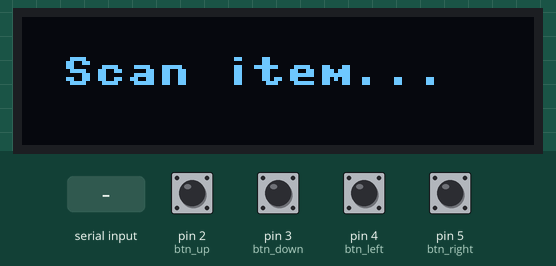
Recording of a program running on a simulated MicroPython board. Shown: 128×32 one-colour display. The test bench sets the inputs (shaded band); at power-on: pin 2 (btn_up), pin 3 (btn_down), pin 4 (btn_left), pin 5 (btn_right) HIGH. Files the program writes start out absent; library files of the repository ran but are not shown: ssd1306.py; what the program prints to the serial console is not drawn.

Above: at 1.2 s.
1.3 s: "WAIT_SCAN\n" received over the second serial link
At 2.9 s:
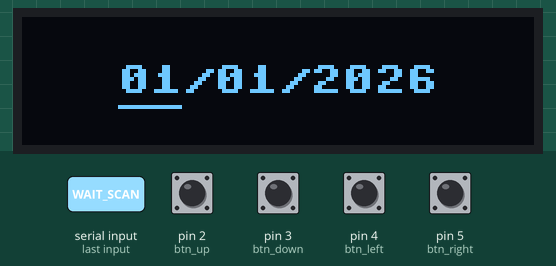
3.9 s: pin 4 (btn_left) pulled LOW for 0.15 s
At 5.0 s:
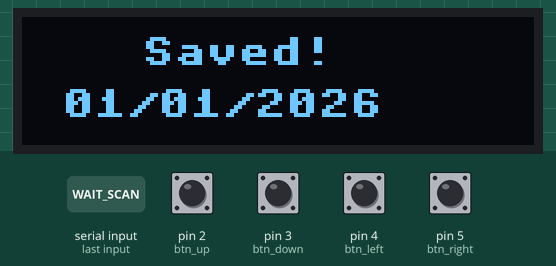
7.0 s: "DATE_INPUT\n" received over the second serial link
At 7.8 s:
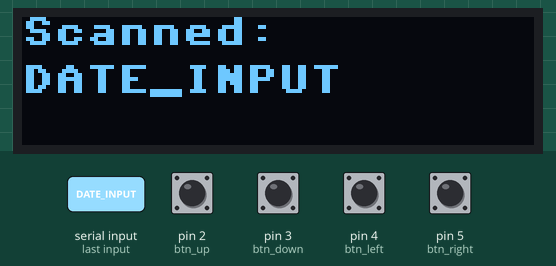
9.6 s: pin 2 (btn_up) pulled LOW for 1 s
At 11.1 s:
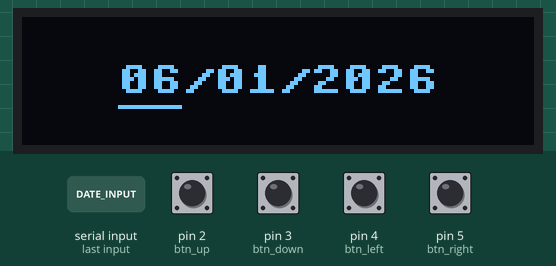
12.1 s: pin 5 (btn_right) pulled LOW for 0.15 s
At 13.2 s:
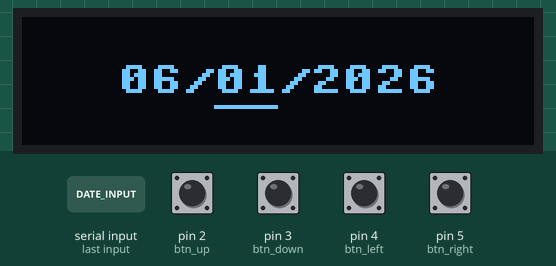
13.8 s: pin 3 (btn_down) pulled LOW for 0.15 s
At 15.4 s:
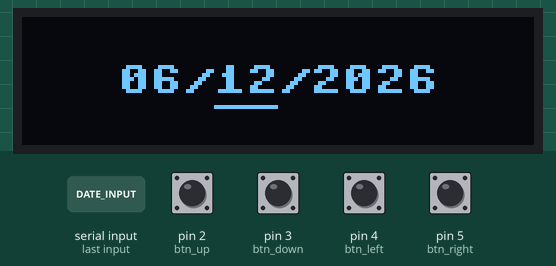
Timing chart, 0 to 16.5 s (numbered marks = the images above; inputs shaded):
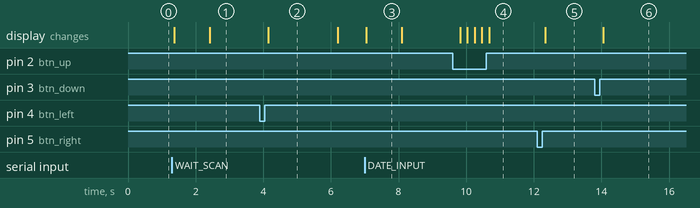

The program:

main.py
```python
from machine import Pin, I2C, UART
import ssd1306
import time

# ---- SETUP ----
i2c = I2C(0, scl=Pin(17), sda=Pin(16))
oled = ssd1306.SSD1306_I2C(128, 32, i2c)
uart = UART(0, baudrate=9600, tx=Pin(0), rx=Pin(1))

# Buttons
btn_up = Pin(2, Pin.IN, Pin.PULL_UP)
btn_down = Pin(3, Pin.IN, Pin.PULL_UP)
btn_left = Pin(4, Pin.IN, Pin.PULL_UP)
btn_right = Pin(5, Pin.IN, Pin.PULL_UP)

# ---- STATE ----
state = "WAIT_SCAN"
barcode = ""

day, month, year = 1, 1, 2026
cursor = 0

# ---- HELPERS ----
def days_in_month(m, y):
    if m in (1,3,5,7,8,10,12):
        return 31
    elif m in (4,6,9,11):
        return 30
    elif m == 2:
        return 29 if (y%4==0 and y%100!=0) or (y%400==0) else 28

def button_pressed(btn):
    if btn.value() == 0:
        time.sleep_ms(150)
        return True
    return False

def draw_date():
    oled.fill(0)
    date_str = "{:02d}/{:02d}/{:04d}".format(day, month, year)
    x = (128 - len(date_str)*8) // 2
    y = 12

    oled.text(date_str, x, y)

    if cursor == 0:
        oled.hline(x, y+10, 16, 1)
    elif cursor == 1:
        oled.hline(x+24, y+10, 16, 1)
    elif cursor == 2:
        oled.hline(x+48, y+10, 32, 1)

    oled.show()

def save_to_file():
    with open("data.txt", "a") as f:
        f.write(f"{barcode},{day:02d}/{month:02d}/{year}\n")

# ---- MAIN LOOP ----
while True:

    # -------------------------
    # 1. WAIT FOR SCAN
    # -------------------------
    if state == "WAIT_SCAN":
        oled.fill(0)
        oled.text("Scan item...", 10, 10)
        oled.show()

        if uart.any():
            try:
                data = uart.read().decode().strip()
                if data:
                    barcode = data
                    print("Scanned:", barcode)

                    oled.fill(0)
                    oled.text("Scanned:", 0, 0)
                    oled.text(barcode[:16], 0, 12)
                    oled.show()

                    time.sleep(1)
                    state = "DATE_INPUT"
            except:
                pass

    # -------------------------
    # 2. DATE INPUT
    # -------------------------
    elif state == "DATE_INPUT":
        draw_date()

        if button_pressed(btn_up):
            if cursor == 0:

                day = (day % days_in_month(month, year)) + 1
            elif cursor == 1:

                month = (month % 12) + 1
            elif cursor == 2:

                year += 1

        if button_pressed(btn_down):
            if cursor == 0:
                day = day - 1 if day > 1 else days_in_month(month, year)
            elif cursor == 1:
                month = month - 1 if month > 1 else 12
            elif cursor == 2:
                year = max(2000, year - 1)

        if button_pressed(btn_right):
            cursor = (cursor + 1) % 3

        if button_pressed(btn_left):
            state = "SAVE"

    # -------------------------
    # 3. SAVE
    # -------------------------
    elif state == "SAVE":
        save_to_file()

        oled.fill(0)
        oled.text("Saved!", 30, 5)
        oled.text("{:02d}/{:02d}/{:04d}".format(day, month, year), 10, 18)
        oled.show()

        time.sleep(2)

        # reset for next loop
        day, month, year = 1, 1, 2026
        cursor = 0
        barcode = ""

        state = "WAIT_SCAN"

    time.sleep(0.05)
```

Measured:
- after the input at 1.3 s, the display: first changes after 0.06 s (image 1 shows a later state)
- after the input at 3.9 s, the display: changes after 0.25 s (image 2)
- after the input at 7.0 s, the display: changes at once (image 3)
- after the input at 9.6 s, the display: first changes after 0.22 s (image 4 shows a later state)
- after the input at 12.1 s, the display: changes after 0.23 s (image 5)
- after the input at 13.8 s, the display: changes after 0.26 s (image 6)
- what the display in image 2 shows lasts 2.1 s, from 4.1 s to 6.2 s
